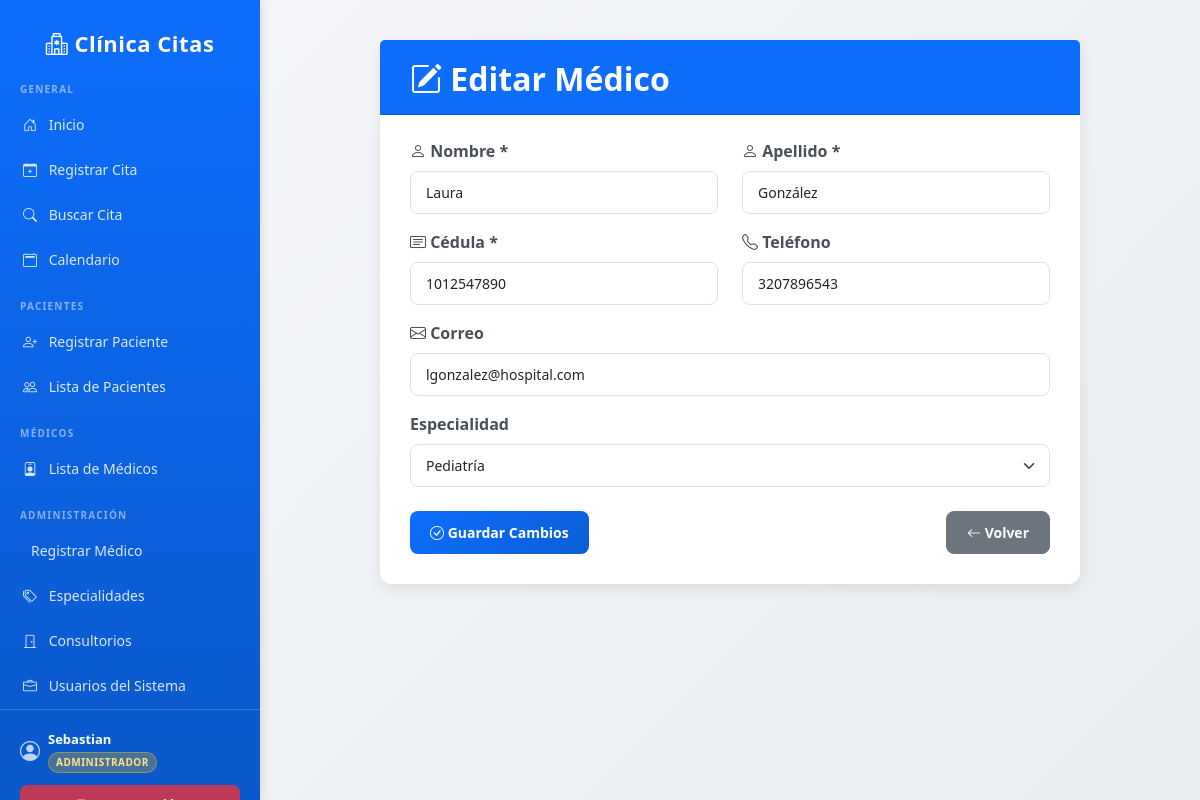
Page /medicos/editar_medico.php?id=2 (signed in) on the committed database.
### tables this page shows
CREATE TABLE `medico` (
  `id_medico` int NOT NULL AUTO_INCREMENT,
  `nombre` varchar(50) NOT NULL,
  `apellido` varchar(50) NOT NULL,
  `cedula` varchar(20) NOT NULL,
  `telefono` varchar(20) DEFAULT NULL,
  `correo` varchar(100) DEFAULT NULL,
  `id_especialidad` int DEFAULT NULL,
  PRIMARY KEY (`id_medico`),
  UNIQUE KEY `cedula` (`cedula`),
  KEY `id_especialidad` (`id_especialidad`),
  CONSTRAINT `medico_ibfk_1` FOREIGN KEY (`id_especialidad`) REFERENCES `especialidad` (`id_especialidad`) ON DELETE SET NULL ON UPDATE CASCADE
);

### src/medicos/editar_medico.php (the view, shortened to what this page needs)
<?php include "../includes/plantilla.php"; ?>
<?php include "../config/db_connect.php"; ?>
<?php
$id = intval($_GET['id'] ?? 0);
$stmt = $conn->prepare("SELECT * FROM medico WHERE id_medico = ?");
$stmt->bind_param("i", $id);
$stmt->execute();
$res = $stmt->get_result();
$medico = $res->fetch_assoc();
?>
<div class="card mx-auto" style="max-width: 700px;">
    <div style="padding: 30px;">
    <h2 class="card-header bg-primary text-white pb-3 mb-4" style="margin: -30px -30px 20px -30px; padding: 20px 30px;">
        <i class="bi bi-pencil-square"></i> Editar Médico
    </h2>
    <form method="post">
        <div class="row mb-3">
            <div class="col-md-6">
                <label for="nombre" class="form-label"><i class="bi bi-person"></i> Nombre *</label>
                <input type="text" class="form-control" id="nombre" name="nombre" value="<?= htmlspecialchars($medico['nombre']) ?>">
            </div>
            <div class="col-md-6">
                <label for="apellido" class="form-label"><i class="bi bi-person"></i> Apellido *</label>
                <input type="text" class="form-control" id="apellido" name="apellido" value="<?= htmlspecialchars($medico['apellido']) ?>">
            </div>
        </div>
        <div class="row mb-3">
            <div class="col-md-6">
                <label for="cedula" class="form-label"><i class="bi bi-card-text"></i> Cédula *</label>
                <input type="text" class="form-control" id="cedula" name="cedula" value="<?= htmlspecialchars($medico['cedula']) ?>">
            </div>
            <div class="col-md-6">
                <label for="telefono" class="form-label"><i class="bi bi-telephone"></i> Teléfono</label>
                <input type="text" class="form-control" id="telefono" name="telefono" value="<?= htmlspecialchars($medico['telefono']) ?>">
            </div>
        </div>
        <div class="mb-3">
            <label for="correo" class="form-label"><i class="bi bi-envelope"></i> Correo</label>
            <input type="email" class="form-control" id="correo" name="correo" value="<?= htmlspecialchars($medico['correo']) ?>">
        </div>
        <div class="mb-3">
            <label for="especialidad" class="form-label"><i class="bi bi-stethoscope"></i> Especialidad</label>
            <select class="form-select" id="especialidad" name="especialidad">
                <?php
                $q = $conn->query("SELECT * FROM especialidad ORDER BY nombre");
                while($row = $q->fetch_assoc()):
                    $sel = ($row['id_especialidad'] == $medico['id_especialidad']) ? 'selected' : '';
                ?>
                    <option value="<?= $row['id_especialidad'] ?>" <?= $sel ?>>
                        <?= htmlspecialchars($row['nombre']) ?>
                    </option>
                <?php endwhile; ?>
            </select>
        </div>
        <div class="d-grid gap-2 d-md-flex justify-content-md-between mt-4">
            <button class="btn btn-primary" type="submit">
                <i class="bi bi-check-circle"></i> Guardar Cambios
            </button>
            <a href="/medicos/lista_medicos.php" class="btn btn-secondary">
                <i class="bi bi-arrow-left"></i> Volver
            </a>
        </div>
    </form>
    </div>
</div>
<?php include "../includes/footer.php"; ?>

### src/includes/plantilla.php (style rules this page uses)
:root { --primary-color: #0d6efd; --secondary-color: #6c757d; --success-color: #198754; --danger-color: #dc3545; --warning-color: #ffc107; --info-color: #0dcaf0; }
body { font-family: 'Segoe UI', Tahoma, Geneva, Verdana, sans-serif; background: linear-gradient(135deg, #f5f7fa 0%, #e9ecef 100%); min-height: 100vh; }
.card { border: none; box-shadow: 0 4px 15px rgba(0,0,0,0.08); border-radius: 12px; margin-bottom: 20px; transition: transform 0.3s ease, box-shadow 0.3s ease; }
.card h2 { margin-top: 0; color: #0d6efd; font-weight: 700; }
.form-label { font-weight: 600; color: #495057; margin-bottom: 8px; }
.form-control, .form-select { border: 1px solid #dee2e6; border-radius: 8px; padding: 10px 15px; font-size: 14px; }
.btn { border-radius: 8px; font-weight: 600; padding: 10px 20px; font-size: 14px; transition: all 0.3s ease; }
.btn-primary { background: linear-gradient(135deg, #0d6efd 0%, #0b5ed7 100%); border: none; }

### rows in the picture
medico: nombre "Laura", apellido "González", cedula "1012547890", telefono "3207896543", correo "lgonzalez@hospital.com"

### other values in the picture
$_SESSION['nombre'] "Sebastian"
form field especialidad "Pediatría"
